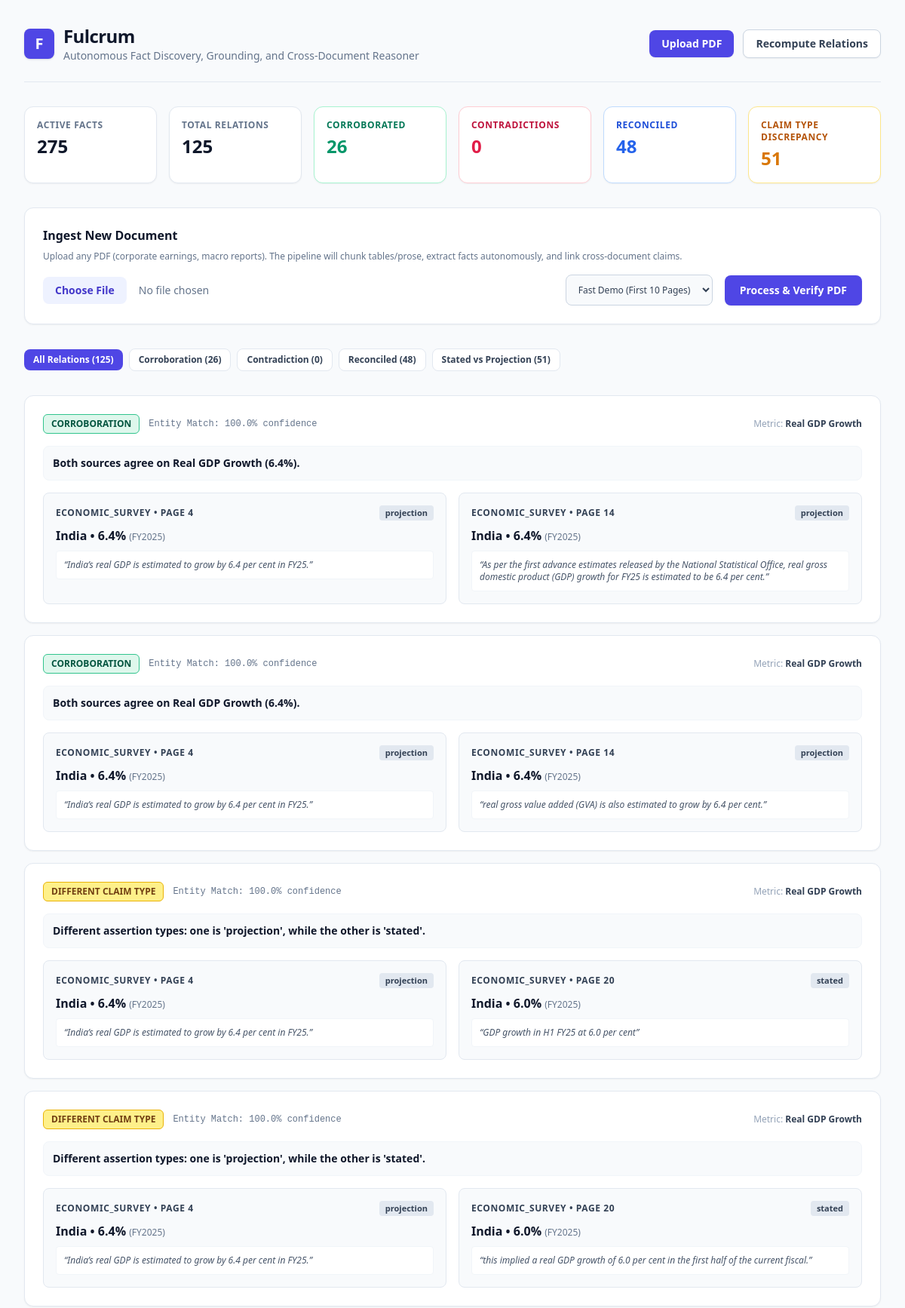
The page / (upper part) on the database its author committed.
### tables this page shows
CREATE TABLE relations (
        id TEXT PRIMARY KEY,
        fact_a_id TEXT NOT NULL,
        fact_b_id TEXT NOT NULL,
        relation_type TEXT NOT NULL,
        explanation TEXT NOT NULL,
        evidence_quote TEXT,
        entity_resolution_confidence REAL NOT NULL,
        created_at TIMESTAMP DEFAULT CURRENT_TIMESTAMP,
        FOREIGN KEY (fact_a_id) REFERENCES facts(id),
        FOREIGN KEY (fact_b_id) REFERENCES facts(id)
    );

CREATE TABLE facts (
        id TEXT PRIMARY KEY,
        extraction_run_id TEXT NOT NULL,
        is_active INTEGER NOT NULL DEFAULT 1,
        entity TEXT NOT NULL,
        attribute TEXT NOT NULL,
        value REAL,
        value_text TEXT,
        unit TEXT,
        period_raw TEXT NOT NULL,
        period_type TEXT NOT NULL,
        period_normalized TEXT,
        assertion_type TEXT NOT NULL,
        source_doc TEXT NOT NULL,
        source_page INTEGER NOT NULL,
        source_quote TEXT NOT NULL,
        chunk_id TEXT NOT NULL,
        extraction_confidence REAL NOT NULL,
        created_at TIMESTAMP DEFAULT CURRENT_TIMESTAMP
    );

### src/app.py (the view)
@app.get("/", response_class=HTMLResponse)
def dashboard(request: Request):
    facts = get_active_facts()
    facts_by_id = {f["id"]: f for f in facts}
    raw_relations = get_all_relations()
    hydrated_relations = []
    stats = {
        "total_facts": len(facts),
        "total_relations": len(raw_relations),
        "corroborations": 0,
        "contradictions": 0,
        "reconciled": 0,
        "different_claim_types": 0
    }
    for r in raw_relations:
        fa = facts_by_id.get(r["fact_a_id"])
        fb = facts_by_id.get(r["fact_b_id"])
        if not fa or not fb:
            continue
        rtype = r["relation_type"]
        if rtype == "corroboration":
            stats["corroborations"] += 1
        elif rtype == "contradiction":
            stats["contradictions"] += 1
        elif rtype in ["reconciled", "candidate_reconciliation"]:
            stats["reconciled"] += 1
        elif rtype == "different_claim_type":
            stats["different_claim_types"] += 1
        hydrated_relations.append({
            "id": r["id"],
            "relation_type": rtype,
            "explanation": r["explanation"],
            "evidence_quote": r.get("evidence_quote"),
            "entity_resolution_confidence": r["entity_resolution_confidence"],
            "fact_a": fa,
            "fact_b": fb
        })
    return templates.TemplateResponse(
        request=request,
        name="index.html",
        context={
            "relations": hydrated_relations,
            "stats": stats
        }
    )

### src/templates/index.html (shortened to what this page needs)
<!DOCTYPE html>
<html lang="en">
<head>
  <script src="https://cdn.tailwindcss.com"></script>
</head>
<body class="bg-slate-50 text-slate-900 min-h-screen">
  <div class="max-w-7xl mx-auto px-4 sm:px-6 lg:px-8 py-8">
    <div class="flex flex-col md:flex-row md:items-center md:justify-between border-b border-slate-200 pb-6 mb-8">
      <div>
        <div class="flex items-center space-x-3">
          <div class="h-10 w-10 rounded-lg bg-indigo-600 flex items-center justify-center text-white font-bold text-xl shadow">F</div>
          <div>
            <h1 class="text-2xl font-bold text-slate-900 tracking-tight">Fulcrum</h1>
            <p class="text-sm text-slate-500">Autonomous Fact Discovery, Grounding, and Cross-Document Reasoner</p>
          </div>
        </div>
      </div>
      <div class="mt-4 md:mt-0 flex items-center space-x-3">
        <a href="#upload-section" class="px-4 py-2 bg-indigo-600 hover:bg-indigo-700 text-white text-sm font-semibold rounded-lg shadow-sm transition">Upload PDF</a>
        <button onclick="recomputeRelations()" class="px-4 py-2 bg-white hover:bg-slate-50 text-slate-700 border border-slate-300 text-sm font-semibold rounded-lg shadow-sm transition">Recompute Relations</button>
      </div>
    </div>
    <div class="grid grid-cols-2 sm:grid-cols-3 lg:grid-cols-6 gap-4 mb-8">
      <div class="bg-white p-4 rounded-xl border border-slate-200 shadow-sm">
        <p class="text-xs font-semibold text-slate-500 uppercase tracking-wider">Active Facts</p>
        <p class="text-2xl font-bold text-slate-900 mt-1">{{ stats.total_facts }}</p>
      </div>
      <div class="bg-white p-4 rounded-xl border border-slate-200 shadow-sm">
        <p class="text-xs font-semibold text-slate-500 uppercase tracking-wider">Total Relations</p>
        <p class="text-2xl font-bold text-slate-900 mt-1">{{ stats.total_relations }}</p>
      </div>
      <div class="bg-white p-4 rounded-xl border border-emerald-200 shadow-sm">
        <p class="text-xs font-semibold text-emerald-700 uppercase tracking-wider">Corroborated</p>
        <p class="text-2xl font-bold text-emerald-600 mt-1">{{ stats.corroborations }}</p>
      </div>
      <div class="bg-white p-4 rounded-xl border border-rose-200 shadow-sm">
        <p class="text-xs font-semibold text-rose-700 uppercase tracking-wider">Contradictions</p>
        <p class="text-2xl font-bold text-rose-600 mt-1">{{ stats.contradictions }}</p>
      </div>
      <div class="bg-white p-4 rounded-xl border border-blue-200 shadow-sm">
        <p class="text-xs font-semibold text-blue-700 uppercase tracking-wider">Reconciled</p>
        <p class="text-2xl font-bold text-blue-600 mt-1">{{ stats.reconciled }}</p>
      </div>
      <div class="bg-white p-4 rounded-xl border border-amber-200 shadow-sm">
        <p class="text-xs font-semibold text-amber-700 uppercase tracking-wider">Claim Type Discrepancy</p>
        <p class="text-2xl font-bold text-amber-600 mt-1">{{ stats.different_claim_types }}</p>
      </div>
    </div>
    <div id="upload-section" class="bg-white rounded-xl border border-slate-200 p-6 mb-8 shadow-sm">
      <h2 class="text-base font-bold text-slate-900 mb-2">Ingest New Document</h2>
      <p class="text-xs text-slate-500 mb-4">Upload any PDF (corporate earnings, macro reports). The pipeline will chunk tables/prose, extract facts autonomously, and link cross-document claims.</p>
      <form id="uploadForm" class="flex flex-col sm:flex-row items-center gap-4">
        <input type="file" id="pdfFile" accept="application/pdf" class="block w-full text-sm text-slate-500 file:mr-4 file:py-2 file:px-4 file:rounded-lg file:border-0 file:text-sm file:font-semibold file:bg-indigo-50 file:text-indigo-700 hover:file:bg-indigo-100 cursor-pointer" required />
        <select id="maxPagesSelect" class="w-full sm:w-auto text-xs border border-slate-300 rounded-lg px-3 py-2.5 bg-slate-50 text-slate-700 font-medium cursor-pointer">
          <option value="10">Fast Demo (First 10 Pages)</option>
        </select>
        <button type="submit" id="uploadBtn" class="w-full sm:w-auto px-5 py-2.5 bg-indigo-600 hover:bg-indigo-700 text-white text-sm font-semibold rounded-lg shadow-sm whitespace-nowrap transition">Process & Verify PDF</button>
      </form>
    </div>
    <div class="flex items-center space-x-2 mb-6 overflow-x-auto pb-2">
      <button onclick="filterCards('all')" class="filter-btn px-3 py-1.5 rounded-lg text-xs font-semibold bg-indigo-600 text-white">All Relations ({{ relations|length }})</button>
      <button onclick="filterCards('corroboration')" class="filter-btn px-3 py-1.5 rounded-lg text-xs font-semibold bg-white text-slate-700 hover:bg-slate-100 border border-slate-200">Corroboration ({{ stats.corroborations }})</button>
      <button onclick="filterCards('contradiction')" class="filter-btn px-3 py-1.5 rounded-lg text-xs font-semibold bg-white text-slate-700 hover:bg-slate-100 border border-slate-200">Contradiction ({{ stats.contradictions }})</button>
      <button onclick="filterCards('reconciled')" class="filter-btn px-3 py-1.5 rounded-lg text-xs font-semibold bg-white text-slate-700 hover:bg-slate-100 border border-slate-200">Reconciled ({{ stats.reconciled }})</button>
      <button onclick="filterCards('different_claim_type')" class="filter-btn px-3 py-1.5 rounded-lg text-xs font-semibold bg-white text-slate-700 hover:bg-slate-100 border border-slate-200">Stated vs Projection ({{ stats.different_claim_types }})</button>
    </div>
    <div class="space-y-4">
      {% for item in relations %}
      <div class="relation-card bg-white rounded-xl border border-slate-200 p-6 shadow-sm hover:border-slate-300 transition" data-type="{{ item.relation_type }}">
        <div class="flex items-center justify-between mb-4">
          <div class="flex items-center space-x-3">
            <span class="px-2.5 py-1 text-xs font-bold uppercase rounded-md badge-{{ item.relation_type }}">
              {{ item.relation_type.replace('_', ' ') }}
            </span>
            <span class="text-xs text-slate-500 font-mono">Entity Match: {{ (item.entity_resolution_confidence * 100)|round(0) }}% confidence</span>
          </div>
          <span class="text-xs text-slate-400 font-medium">Metric: <strong class="text-slate-700">{{ item.fact_a.attribute }}</strong></span>
        </div>
        <p class="text-sm font-semibold text-slate-900 mb-4 bg-slate-50 p-3 rounded-lg border border-slate-100">
          {{ item.explanation }}
        </p>
        <div class="grid grid-cols-1 md:grid-cols-2 gap-4">
          <div class="p-4 rounded-lg bg-slate-50 border border-slate-200">
            <div class="flex items-center justify-between text-xs text-slate-500 mb-2">
              <span class="font-bold uppercase tracking-wider text-slate-700">{{ item.fact_a.source_doc }} &bull; Page {{ item.fact_a.source_page }}</span>
              <span class="px-2 py-0.5 rounded text-[11px] font-semibold bg-slate-200 text-slate-700">{{ item.fact_a.assertion_type }}</span>
            </div>
            <div class="text-base font-bold text-slate-900 mb-1">
              {{ item.fact_a.entity }} &bull; {{ item.fact_a.value }}{{ item.fact_a.unit or '' }}
              <span class="text-xs font-normal text-slate-500">({{ item.fact_a.period_normalized or item.fact_a.period_raw }})</span>
            </div>
            <p class="text-xs italic text-slate-600 mt-2 bg-white p-2.5 rounded border border-slate-100">
              &ldquo;{{ item.fact_a.source_quote }}&rdquo;
            </p>
          </div>
          <div class="p-4 rounded-lg bg-slate-50 border border-slate-200">
            <div class="flex items-center justify-between text-xs text-slate-500 mb-2">
              <span class="font-bold uppercase tracking-wider text-slate-700">{{ item.fact_b.source_doc }} &bull; Page {{ item.fact_b.source_page }}</span>
              <span class="px-2 py-0.5 rounded text-[11px] font-semibold bg-slate-200 text-slate-700">{{ item.fact_b.assertion_type }}</span>
            </div>
            <div class="text-base font-bold text-slate-900 mb-1">
              {{ item.fact_b.entity }} &bull; {{ item.fact_b.value }}{{ item.fact_b.unit or '' }}
              <span class="text-xs font-normal text-slate-500">({{ item.fact_b.period_normalized or item.fact_b.period_raw }})</span>
            </div>
            <p class="text-xs italic text-slate-600 mt-2 bg-white p-2.5 rounded border border-slate-100">
              &ldquo;{{ item.fact_b.source_quote }}&rdquo;
            </p>
          </div>
        </div>
      </div>
      {% endfor %}
    </div>
  </div>
</body>
</html>

### src/templates/index.html (style rules this page uses)
.badge-corroboration { background-color: #DEF7EC; color: #03543F; border: 1px solid #31C48D; }
.badge-different_claim_type { background-color: #FEF08A; color: #713F12; border: 1px solid #EAB308; }

### rows shown on the page
relations: relation_type.replace "CORROBORATION", (item.entity_resolution_confidence*100)|round(0) "100.0", fact_a.attribute "Real GDP Growth", explanation "Both sources agree on Real GDP Growth (6.4%).", fact_a.source_doc "ECONOMIC_SURVEY", fact_a.source_page "4", fact_a.assertion_type "projection", fact_a.entity "India", fact_a.value "6.4", fact_a "%", fact_a "FY2025", fact_a.source_quote "India’s real GDP is estimated to grow by 6.4 per cent in FY25.", fact_b.source_doc "ECONOMIC_SURVEY", fact_b.source_page "14", fact_b.assertion_type "projection", fact_b.entity "India", fact_b.value "6.4", fact_b "%", fact_b "FY2025", fact_b.source_quote "As per the first advance estimates released by the National Statistical Office, real gross domestic product (GDP) growth for FY25 is estimated to be 6.4 per cent."
relations: relation_type.replace "CORROBORATION", (item.entity_resolution_confidence*100)|round(0) "100.0", fact_a.attribute "Real GDP Growth", explanation "Both sources agree on Real GDP Growth (6.4%).", fact_a.source_doc "ECONOMIC_SURVEY", fact_a.source_page "4", fact_a.assertion_type "projection", fact_a.entity "India", fact_a.value "6.4", fact_a "%", fact_a "FY2025", fact_a.source_quote "India’s real GDP is estimated to grow by 6.4 per cent in FY25.", fact_b.source_doc "ECONOMIC_SURVEY", fact_b.source_page "14", fact_b.assertion_type "projection", fact_b.entity "India", fact_b.value "6.4", fact_b "%", fact_b "FY2025", fact_b.source_quote "real gross value added (GVA) is also estimated to grow by 6.4 per cent."
relations: relation_type.replace "DIFFERENT CLAIM TYPE", (item.entity_resolution_confidence*100)|round(0) "100.0", fact_a.attribute "Real GDP Growth", explanation "Different assertion types: one is 'projection', while the other is 'stated'.", fact_a.source_doc "ECONOMIC_SURVEY", fact_a.source_page "4", fact_a.assertion_type "projection", fact_a.entity "India", fact_a.value "6.4", fact_a "%", fact_a "FY2025", fact_a.source_quote "India’s real GDP is estimated to grow by 6.4 per cent in FY25.", fact_b.source_doc "ECONOMIC_SURVEY", fact_b.source_page "20", fact_b.assertion_type "stated", fact_b.entity "India", fact_b.value "6.0", fact_b "%", fact_b "FY2025", fact_b.source_quote "GDP growth in H1 FY25 at 6.0 per cent"
relations: relation_type.replace "DIFFERENT CLAIM TYPE", (item.entity_resolution_confidence*100)|round(0) "100.0", fact_a.attribute "Real GDP Growth", explanation "Different assertion types: one is 'projection', while the other is 'stated'.", fact_a.source_doc "ECONOMIC_SURVEY", fact_a.source_page "4", fact_a.assertion_type "projection", fact_a.entity "India", fact_a.value "6.4", fact_a "%", fact_a "FY2025", fact_a.source_quote "India’s real GDP is estimated to grow by 6.4 per cent in FY25.", fact_b.source_doc "ECONOMIC_SURVEY", fact_b.source_page "20", fact_b.assertion_type "stated", fact_b.entity "India", fact_b.value "6.0", fact_b "%", fact_b "FY2025", fact_b.source_quote "this implied a real GDP growth of 6.0 per cent in the first half of the current fiscal."

### other values the page prints
{{ stats.total_facts }} "275"
{{ stats.total_relations }} "125"
{{ stats.corroborations }} "26"
{{ stats.contradictions }} "0"
{{ stats.reconciled }} "48"
{{ stats.different_claim_types }} "51"
{{ relations|length }} "125"
